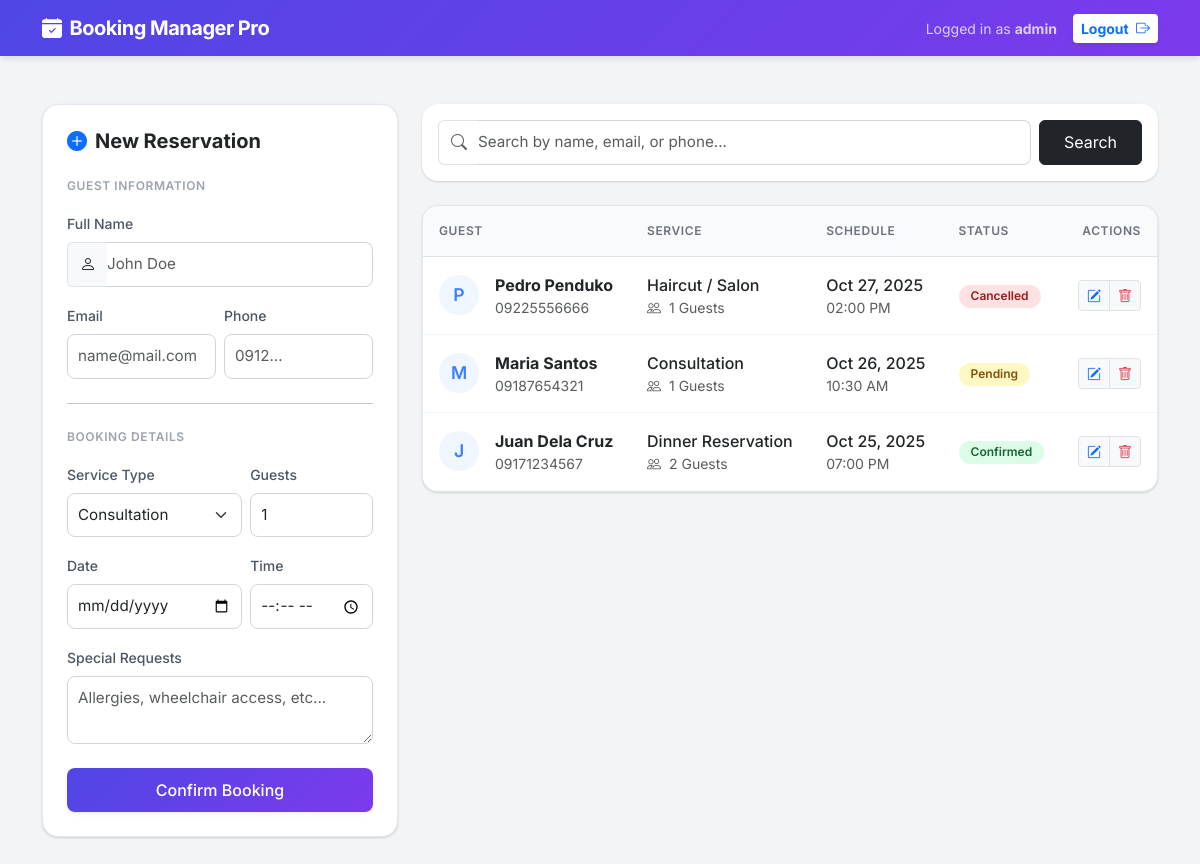
/dashboard.php (signed in), run on the app's committed database.
### tables this page shows
CREATE TABLE IF NOT EXISTS bookings (
    id INT AUTO_INCREMENT PRIMARY KEY,
    customer_name VARCHAR(100) NOT NULL,
    email VARCHAR(100) NOT NULL,
    phone VARCHAR(20) NOT NULL,
    service_type VARCHAR(50) NOT NULL,
    guests INT DEFAULT 1,
    booking_date DATE NOT NULL,
    booking_time TIME NOT NULL,
    notes TEXT,
    status VARCHAR(20) DEFAULT 'Pending',
    created_at TIMESTAMP DEFAULT CURRENT_TIMESTAMP
);

### dashboard.php (the view, shortened to what this page needs)
<?php
include 'db.php';
$search = isset($_GET['search']) ? $conn->real_escape_string($_GET['search']) : '';
$whereClause = "";
$sql = "SELECT * FROM bookings $whereClause ORDER BY booking_date DESC, booking_time ASC";
$result = $conn->query($sql);
?>
<!DOCTYPE html>
<html lang="en">
<head>
    <link href="https://cdn.jsdelivr.net/npm/bootstrap@5.3.0/dist/css/bootstrap.min.css" rel="stylesheet">
    <link rel="stylesheet" href="https://cdn.jsdelivr.net/npm/bootstrap-icons@1.11.0/font/bootstrap-icons.css">
</head>
<body>
    <nav class="navbar navbar-dark sticky-top mb-5">
        <div class="container">
            <a class="navbar-brand d-flex align-items-center" href="#">
                <i class="bi bi-calendar-check-fill me-2"></i>
                Booking Manager Pro
            </a>
            <div class="d-flex align-items-center gap-3">
                <div class="text-white opacity-75 small d-none d-md-block">
                    Logged in as <strong><?= htmlspecialchars($_SESSION['user']) ?></strong>
                </div>
                <a href="logout.php" class="btn btn-sm btn-light bg-white text-primary fw-bold border-0 shadow-sm">
                    Logout <i class="bi bi-box-arrow-right ms-1"></i>
                </a>
            </div>
        </div>
    </nav>
    <div class="container pb-5">
        <div class="row g-4">
            <div class="col-lg-4">
                <div class="card card-custom h-100 sticky-lg-top" style="top: 100px; z-index: 1;">
                    <div class="card-body p-4">
                        <h5 class="fw-bold mb-4 d-flex align-items-center text-dark">
                            <i class="bi bi-plus-circle-fill text-primary me-2"></i> New Reservation
                        </h5>
                        <form action="add.php" method="POST">
                            <span class="section-title">Guest Information</span>
                            <div class="mb-3">
                                <label class="form-label">Full Name</label>
                                <div class="input-group">
                                    <span class="input-group-text bg-light border-end-0"><i class="bi bi-person"></i></span>
                                    <input type="text" name="name" class="form-control border-start-0 ps-0" placeholder="John Doe" required>
                                </div>
                            </div>
                            <div class="row g-2 mb-3">
                                <div class="col-6">
                                    <label class="form-label">Email</label>
                                    <input type="email" name="email" class="form-control" placeholder="name@mail.com" required>
                                </div>
                                <div class="col-6">
                                    <label class="form-label">Phone</label>
                                    <input type="text" name="phone" class="form-control" placeholder="0912..." required>
                                </div>
                            </div>
                            <hr class="my-4 opacity-10">
                            <span class="section-title">Booking Details</span>
                            <div class="row g-2 mb-3">
                                <div class="col-7">
                                    <label class="form-label">Service Type</label>
                                    <select name="service" class="form-select">
                                        <option>Consultation</option>
                                    </select>
                                </div>
                                <div class="col-5">
                                    <label class="form-label">Guests</label>
                                    <input type="number" name="guests" class="form-control" value="1" min="1">
                                </div>
                            </div>
                            <div class="row g-2 mb-3">
                                <div class="col-7">
                                    <label class="form-label">Date</label>
                                    <input type="date" name="date" class="form-control" required>
                                </div>
                                <div class="col-5">
                                    <label class="form-label">Time</label>
                                    <input type="time" name="time" class="form-control" required>
                                </div>
                            </div>
                            <div class="mb-4">
                                <label class="form-label">Special Requests</label>
                                <textarea name="notes" class="form-control" rows="2" placeholder="Allergies, wheelchair access, etc..."></textarea>
                            </div>
                            <button type="submit" class="btn btn-primary-custom w-100 shadow-sm">
                                Confirm Booking
                            </button>
                        </form>
                    </div>
                </div>
            </div>
            <div class="col-lg-8">
                <div class="card card-custom mb-4 p-3 border-0 bg-white">
                    <form method="GET" class="d-flex gap-2">
                        <div class="input-group">
                            <span class="input-group-text bg-white border-end-0 text-muted"><i class="bi bi-search"></i></span>
                            <input type="text" name="search" class="form-control border-start-0 ps-0" placeholder="Search by name, email, or phone..." value="<?= htmlspecialchars($search) ?>">
                        </div>
                        <button type="submit" class="btn btn-dark px-4">Search</button>
                    </form>
                </div>
                <div class="card card-custom overflow-hidden">
                    <div class="table-responsive">
                        <table class="table table-custom table-hover mb-0">
                            <thead>
                                <tr>
                                    <th>Guest</th>
                                    <th>Service</th>
                                    <th>Schedule</th>
                                    <th>Status</th>
                                    <th class="text-end">Actions</th>
                                </tr>
                            </thead>
                            <tbody>
                                <?php if ($result->num_rows > 0): ?>
                                    <?php while ($row = $result->fetch_assoc()): ?>
                                    <tr>
                                        <td>
                                            <div class="d-flex align-items-center">
                                                <div class="avatar-circle me-3">
                                                    <?= strtoupper(substr($row['customer_name'], 0, 1)) ?>
                                                </div>
                                                <div>
                                                    <div class="fw-bold text-dark"><?= htmlspecialchars($row['customer_name']) ?></div>
                                                    <div class="small text-muted"><?= htmlspecialchars($row['phone']) ?></div>
                                                </div>
                                            </div>
                                        </td>
                                        <td>
                                            <div class="fw-medium text-dark"><?= htmlspecialchars($row['service_type']) ?></div>
                                            <div class="small text-muted"><i class="bi bi-people me-1"></i> <?= $row['guests'] ?> Guests</div>
                                        </td>
                                        <td>
                                            <div class="d-flex flex-column">
                                                <span class="fw-medium"><?= date('M d, Y', strtotime($row['booking_date'])) ?></span>
                                                <span class="small text-muted"><?= date('h:i A', strtotime($row['booking_time'])) ?></span>
                                            </div>
                                        </td>
                                        <td>
                                            <?php
                                                $status = $row['status'];
                                                $badgeClass = 'status-pending';
                                                if ($status == 'Confirmed') $badgeClass = 'status-confirmed';
                                                if ($status == 'Cancelled') $badgeClass = 'status-cancelled';
                                            ?>
                                            <span class="badge badge-status <?= $badgeClass ?>">
                                                <?= $status ?>
                                            </span>
                                        </td>
                                        <td class="text-end">
                                            <div class="btn-group">
                                                <a href="edit.php?id=<?= $row['id'] ?>" class="btn btn-sm btn-light text-primary border" title="Edit">
                                                    <i class="bi bi-pencil-square"></i>
                                                </a>
                                                <a href="dashboard.php?delete=<?= $row['id'] ?>" class="btn btn-sm btn-light text-danger border" onclick="return confirm('Delete this booking?')" title="Delete">
                                                    <i class="bi bi-trash"></i>
                                                </a>
                                            </div>
                                        </td>
                                    </tr>
                                    <?php endwhile; ?>
                                <?php endif; ?>
                            </tbody>
                        </table>
                    </div>
                </div>
            </div>
        </div>
    </div>
</body>
</html>

### dashboard.php (style rules this page uses)
:root { --primary-gradient: linear-gradient(135deg, #4f46e5 0%, #7c3aed 100%); --glass-bg: rgba(255, 255, 255, 0.95); --border-color: #e2e8f0; }
body { font-family: 'Inter', sans-serif; background-color: #f3f4f6; color: #1f2937; }
.navbar { background: var(--primary-gradient); box-shadow: 0 4px 6px -1px rgba(0, 0, 0, 0.1); }
.navbar-brand { font-weight: 700; letter-spacing: -0.025em; }
.card-custom { background: white; border: 1px solid var(--border-color); border-radius: 1rem; box-shadow: 0 1px 3px 0 rgba(0, 0, 0, 0.1), 0 1px 2px 0 rgba(0, 0, 0, 0.06); transition: all 0.2s; }
.form-label { font-size: 0.875rem; font-weight: 500; color: #4b5563; margin-bottom: 0.5rem; }
.form-control, .form-select { border-radius: 0.5rem; border-color: #d1d5db; padding: 0.625rem; font-size: 0.95rem; }
.section-title { font-size: 0.75rem; text-transform: uppercase; letter-spacing: 0.05em; color: #9ca3af; font-weight: 600; margin-bottom: 1rem; display: block; }
.table-custom th { background-color: #f9fafb; font-size: 0.75rem; text-transform: uppercase; letter-spacing: 0.05em; color: #6b7280; font-weight: 600; padding: 1rem; }
.table-custom td { padding: 1rem; vertical-align: middle; border-bottom: 1px solid #f3f4f6; }
.avatar-circle { width: 40px; height: 40px; background: #eff6ff; color: #3b82f6; border-radius: 50%; display: flex; align-items: center; justify-content: center; font-weight: 600; font-size: 1.1rem; }
.badge-status { padding: 0.35rem 0.75rem; border-radius: 9999px; font-size: 0.75rem; font-weight: 600; }
.status-confirmed { background: #dcfce7; color: #166534; }
.status-pending { background: #fef9c3; color: #854d0e; }
.status-cancelled { background: #fee2e2; color: #991b1b; }
.btn-primary-custom { background: var(--primary-gradient); border: none; color: white; font-weight: 500; padding: 0.625rem 1.25rem; border-radius: 0.5rem; }

### data on the page
bookings: customer_name "P", customer_name "Pedro Penduko", phone "09225556666", service_type "Haircut / Salon", guests "1", booking_date "Oct 27, 2025", booking_time "02:00 PM", status "Cancelled"
bookings: customer_name "M", customer_name "Maria Santos", phone "09187654321", service_type "Consultation", guests "1", booking_date "Oct 26, 2025", booking_time "10:30 AM", status "Pending"
bookings: customer_name "J", customer_name "Juan Dela Cruz", phone "09171234567", service_type "Dinner Reservation", guests "2", booking_date "Oct 25, 2025", booking_time "07:00 PM", status "Confirmed"

### other printed values
$_SESSION['user'] "admin"
